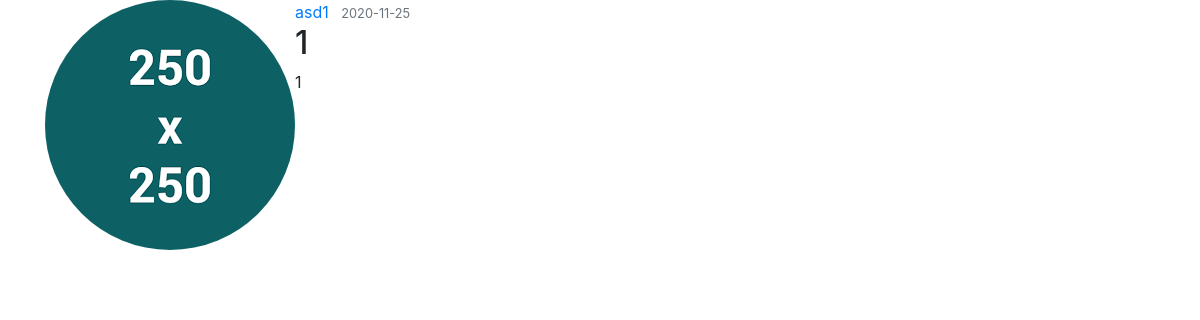
The page /post/2 on the database as committed earlier.
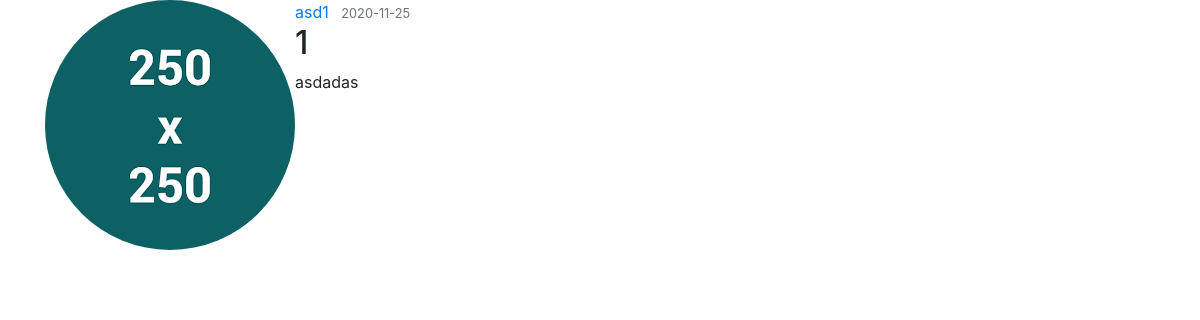
The same page on the database as committed later.
### flasksite/models.py (models this page shows, shortened)
class Post(db.Model):
    id = db.Column(db.Integer, primary_key=True)
    title = db.Column(db.String(80), nullable=False)
    date_posted = db.Column(db.DateTime, nullable=False, default=datetime.utcnow)
    content = db.Column(db.Text, nullable=False)
    user_id = db.Column(db.Integer, db.ForeignKey('user.id'), nullable=False)

### flasksite/routes.py (the view)
@app.route("/post/<int:post_id>")
def post(post_id):
    post = Post.query.get_or_404(post_id)
    return render_template('post.html', post=post)

### flasksite/templates/post.html (shortened to what this page needs)
{% extends 'base.html' %}
{% block head %}
<link rel="stylesheet" href="{{ url_for('static', filename='css/greet.css') }}">
{% endblock %}
{% block body %}
<section>
    <article class="media content-section">
        <img class="rounded-circle article-img" src="{{ url_for('static', filename='profile_img/' + post.author.image_file) }}">
        <div class="media-body">
            <div class="article-metadata">
                <a class="mr-2" href="#">{{ post.author.username }}</a>
                <small class="text-muted">{{post.date_posted.strftime('%Y-%m-%d') }}</small>
            </div>
            <h2 class="acticle-title">{{ post.title }}</h2>
            <p class="article-content">{{ post.content | safe}}</p>
        </div>
    </article>
</section>
{% endblock %}

Rows that differ between the two databases and show on the page:
changed Post: content "1" → "asdadas"
